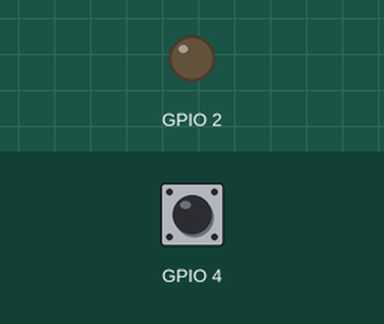
Simulated run of this sketch. Board: ESP32. Shown: output pins drawn as LEDs (lit = HIGH). Inputs (shaded band) come from the test bench; at power-on: GPIO 4 HIGH.

Above: at 1.2 s.
1.3 s: GPIO 4 pulled LOW for 0.15 s
At 1.37 s:
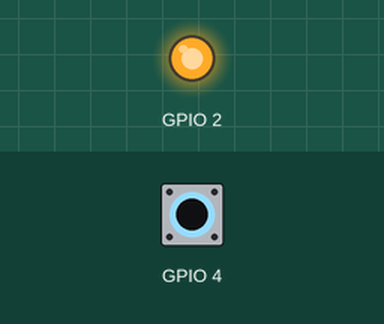
2.9 s: GPIO 4 pulled LOW for 3.2 s
At 6.9 s:
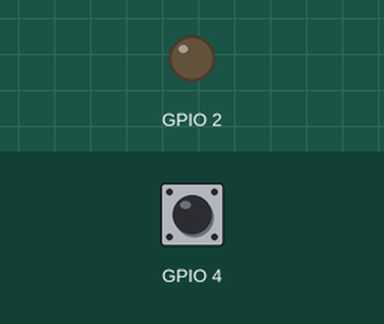
Timing chart, 0 to 8.4 s (numbered marks = the images above; inputs shaded):
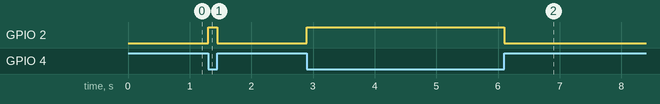

Measured:
- after the input at 1.3 s, GPIO 2: LOW → HIGH at once, → LOW 0.15 s later
- after the input at 2.9 s, GPIO 2: LOW → HIGH at once, → LOW 3.2 s later

The sketch:

gpio-input.ino
```cpp
// gpio-input — tests assert (BT34): a button from D4 (GPIO4) to GND with INPUT_PULLUP; while it
// is pressed the LED on D2 (GPIO2) is on, within 2 ms of the press, and off again within 2 ms of
// the release.
void setup() {
  pinMode(4, INPUT_PULLUP);
  pinMode(2, OUTPUT);
}

void loop() {
  digitalWrite(2, digitalRead(4) == LOW ? HIGH : LOW);
  delay(1);
}
```
